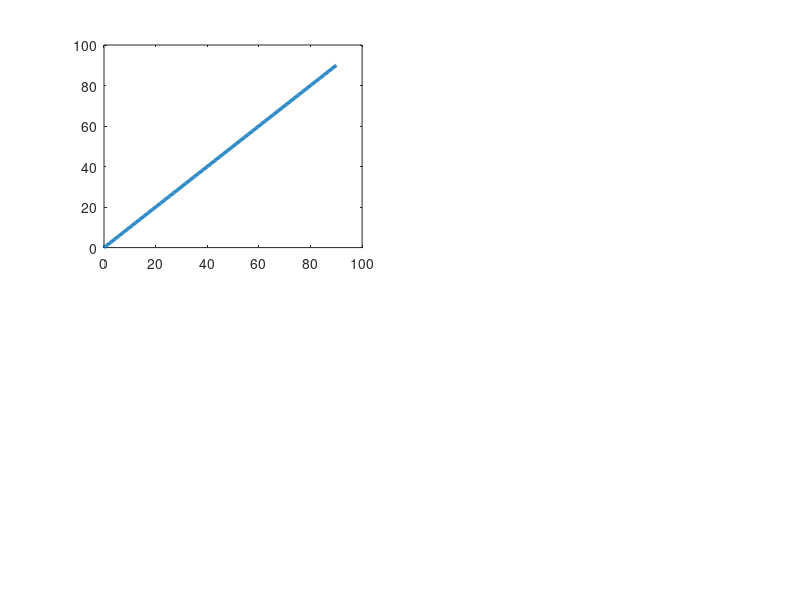

Write MATLAB code to recreate this figure. (Note: this script raises an error after producing the figure.)
clc;
clear;
close all
% Given data-------------------
Vp1=6.8; Vp2=8.0;
Vs1=3.9; Vs2=4.6;

%------------------------------
% To find the Critical angle of p incidence
% When the Transmitted P Waves arrive critical angel
% There will be a relationship that p=sin(ipI_c)/Vp1=1/Vp2
ipI_p_p=asind(Vp1/Vp2);
% The first 'p' is represented the situation when P Waves incident
% The second 'p'is represented when will the Transmitted P Waves start to
% fully-reflected or disppear
fprintf('The critical angle for Transmitted P Waves is %6.3f\n',ipI_p_p);

% When the Transmitted S Waves arrive critical angel:
% There will be a relationship that p=sin(ipI_c)/Vp1=1/Vs2;
ipI_p_s=asind(Vp1/Vs2);
fprintf('The critical angle for Transmitted S Waves is %6.3f so it do not exist! \n\n',ipI_p_s);
% As we can see that the critical angle for Transmitted S Waves is not
% exist because it is 90;

%------------------------------
%p waves incidence:
% Snell law is:
% p=sin(ipI)/Vp1=sin(ipR)/Vp1=sin(isR)/Vs1=sin(ipT)/Vp2=sin(isT)/Vs2;
%for ipI is the incidence wave,ipR is the reflected wave,ipT is the
%transmitted wave;

n=360;
ipI=linspace(0,90,n);
% 水平慢度(射线参数)
p=sind(ipI)/Vp1;
% ipR=ipI;
% ipT=asind(Vp2/Vp1*sind(ipI))=asind(Vp2*p);
% isR=asind(Vs1/vp1*sind(ipI))=asind(Vs1*p);
% isT=asind(Vs2/Vp1*sind(ipI))=asind(Vs2*p);

figure(1)
set(figure(1),'color','white')
subplot(2,2,1)
ipR=ipI;
plot(ipI,ipR,'LineWidth',2.5);
defaultAxes;
title('Reflected P Waves Angle varies with Incidence');
legend('Reflected P Waves');
xlim([0,90]);
ylim([0,90]);
xlabel('incidence angle');
ylabel('emergency angle')

subplot(2,2,2)
ipI_TransP=linspace(0,ipI_p_p,300);
p_transP=sind(ipI_TransP)/Vp1;
ipT_transP=asind(Vp2*p_transP);
plot(ipI_TransP,ipT_transP,'LineWidth',2.5);
title('Transmitted P Waves Angle varies with Incidence');
legend('Transmitted P Waves');
defaultAxes;
xlim([0,90]);
ylim([0,90]);
xlabel('incidence angle');
ylabel('emergency angle')
hold on
xline(ipI_p_p,'LineWidth',2.5,'Color','c');


subplot(2,2,3)
isR=asind(Vs1*p);
plot(ipI,isR,'LineWidth',2.5,'LineStyle','--','Color','m');
title('Reflected S Waves Angle varies with Incidence');
legend('Reflected S Waves');
defaultAxes;
xlim([0,90]);
ylim([0,90]);
xlabel('incidence angle');
ylabel('emergency angle')

subplot(2,2,4)
isT=asind(Vs2*p);
plot(ipI,isT,'LineWidth',2.5,'LineStyle','--','Color','m');
title('Transmitted S Waves Angle varies with Incidence');
legend('Transmitted S Waves');
defaultAxes;
xlim([0,90]);
ylim([0,90]);
xlabel('incidence angle');
ylabel('emergency angle')



%% S waves incidence:
%------------------------------
% To find the critical angle for S incidence:

% When the Transmitted P Waves arrive the critical angle
% There will be relationship that ps=sin(isI_c)/Vs1=1/Vp2
isI_s_p=asind(Vs1/Vp2);
fprintf('The critical angle for Transmitted P Waves is %6.3f\n',isI_s_p');

% When the Transmitted S Waves arrive the critical angle
% Similarly,it can be expressed as ps=sin(isI_c)/Vs1=1/Vs2
isI_s_s=asind(Vs1/Vs2);
fprintf('The critical angle for Transmitted S Waves is %6.3f\n',isI_s_s');

% When the Reflected P Waves arrive the critical angle
% There will be a relationship that ps=sin(isI_c)/Vs1=1/Vp1;
isI_s_pp=asind(Vs1/Vp1);
fprintf('The critical angle for Reflected P Waves is %6.3f\n',isI_s_pp');


%------------------------------
% Snell law is:
% ps=sin(isI)/Vs1=sin(ipR)/Vp1=sin(isR)/Vs1=sin(ipT)/Vp2=sin(isT)/Vs2;
n=360;
isI=linspace(0,90,n);
% 水平慢度(射线参数)
ps=sind(isI)/Vs1;

figure(2)
set(figure(2),'color','white')
subplot(2,2,1)
isR=isI;
plot(isI,isR,'LineWidth',2.5,'Color','m','LineStyle','--');
defaultAxes;
title('Reflected S Waves Angle varies with Incidence');
legend('reflected S Waves');
xlim([0,90]);
ylim([0,90]);
xlabel('incidence angle');
ylabel('emergency angle')

subplot(2,2,2)
isI_RefP=linspace(0,isI_s_pp,300);
p_RefP=sind(isI_RefP)/Vs1;
ipR_RefP=asind(Vp1*p_RefP);
plot(isI_RefP,ipR_RefP,'LineWidth',2.5);
defaultAxes;
title('Reflected P Waves Angle varies with Incidence');
legend('reflected P Waves');
xlim([0,90]);
ylim([0,90]);
xlabel('incidence angle');
ylabel('emergency angle');
hold on
xline(isI_s_pp,'LineWidth',2.5,'Color','c','LineStyle','-');


subplot(2,2,3)
isI_transS=linspace(0,isI_s_s,300);
p_transS=sind(isI_transS)/Vs1;
isT_transS=asind(Vs2*p_transS);
plot(isI_transS,isT_transS,'LineWidth',2.5,'Color','m','LineStyle','--');
defaultAxes;
title('Transmitted S Waves Angle varies with Incidence');
legend('Transmitted S Waves');
xlim([0,90]);
ylim([0,90]);
xlabel('incidence angle');
ylabel('emergency angle');
hold on
xline(isI_s_s,'LineWidth',2.5,'Color','c','LineStyle','--');



subplot(2,2,4)
isI_transP=linspace(0,isI_s_p,300);
p_transP=sind(isI_transP)/Vs1;
ipT_transP=asind(Vp2*p_transP);
plot(isI_transP,ipT_transP,'LineWidth',2.5);
defaultAxes;
title('Transmitted P Waves Angle varies with Incidence');
legend('Transmitted P Waves');
xlim([0,90]);
ylim([0,90]);
xlabel('incidence angle');
ylabel('emergency angle');
hold on
xline(isI_s_p,'LineWidth',2.5,'Color','c');
